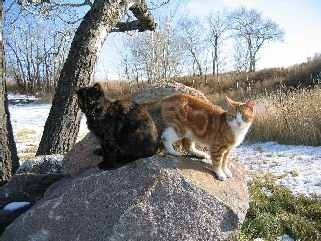
#> input picture DIP-Labs/Lab09_Spatial_Filtering/two_cats.jpg, 321 x 241 px
$ python Task_5.py
#> lines starting #> are read from the running program, lines starting #| are printed output that depends on the picture
'''
    In this task we perform the horizontal and vertical edge detection.
'''
import cv2
import matplotlib.pyplot as plt
import numpy as np

def edgeDetection(img_file, filterType, filtersize):
#> called with img_file = 'two_cats.jpg', filterType = 'Horizontal', filtersize = 3
    if filterType == "Horizontal":
        given_filter = [[1, 1, 1], [0, 0, 0], [-1, -1, -1]]
    else:
        given_filter = [[-1, 0, 1],[-1, 0, 1],[-1, 0, 1]]
    img = cv2.imread(img_file, 0)
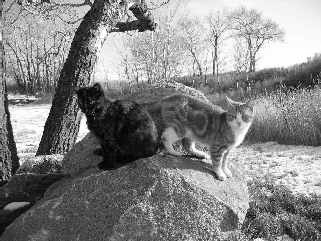
#> img: shape (241, 321); min 0, max 255, mean 133.2
    height, width = img.shape
#> height = 241; width = 321
    hook_img = img.copy()
    for y in range(height-filtersize):
        for x in range(width-filtersize):
            filtered_window = img[y:y+filtersize, x:x+filtersize]
            convolved_filter = np.matmul(filtered_window, given_filter)
            hook_img[y:y+filtersize, x:x+filtersize] = convolved_filter
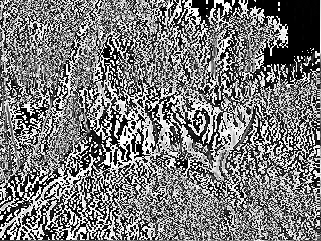
#> hook_img: shape (241, 321); min 0, max 255, mean 122
    plt.imshow(hook_img, cmap="nipy_spectral")
    plt.title(filterType)
    plt.show()
    return hook_img

horizontal_filtered = edgeDetection("two_cats.jpg", "Horizontal", 3)
vertical_filtered = edgeDetection("two_cats.jpg", "Vertical", 3)
#> call 2 of edgeDetection, with img_file = 'two_cats.jpg', filterType = 'Vertical', filtersize = 3
#> after the loop in edgeDetection (call 2), `for y in range(height-filtersize):`:
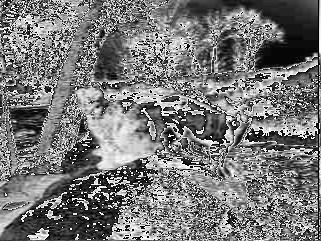
#> hook_img: shape (241, 321); min 0, max 255, mean 119.6
plt.imshow(vertical_filtered+horizontal_filtered, cmap="gray")
plt.title("Edge Detected")
plt.show()
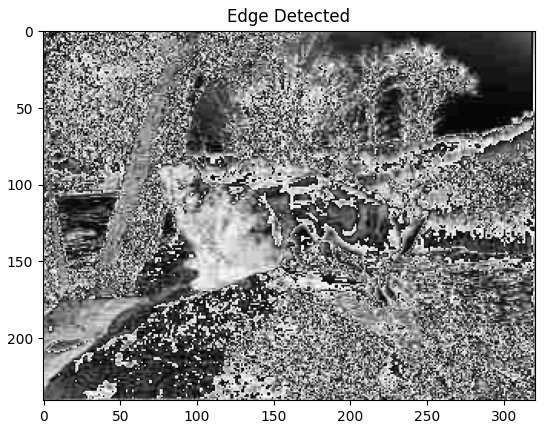
#> figure drawn by matplotlib, 1 panel
